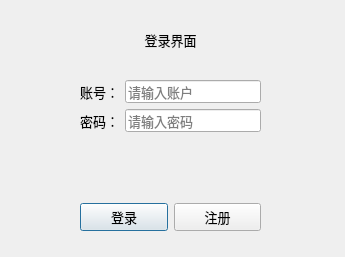
<?xml version="1.0" encoding="UTF-8"?>
<ui version="4.0">
 <class>Dialog_OK</class>
 <widget class="QDialog" name="Dialog_OK">
  <property name="geometry">
   <rect>
    <x>0</x>
    <y>0</y>
    <width>345</width>
    <height>257</height>
   </rect>
  </property>
  <property name="windowTitle">
   <string>Dialog</string>
  </property>
  <widget class="QWidget" name="layoutWidget">
   <property name="geometry">
    <rect>
     <x>80</x>
     <y>30</y>
     <width>181</width>
     <height>201</height>
    </rect>
   </property>
   <property name="font">
    <font>
     <family>Microsoft YaHei UI</family>
     <pointsize>10</pointsize>
    </font>
   </property>
   <layout class="QVBoxLayout" name="verticalLayout">
    <item>
     <widget class="QLabel" name="label_3">
      <property name="font">
       <font>
        <family>Microsoft YaHei UI</family>
        <pointsize>10</pointsize>
       </font>
      </property>
      <property name="text">
       <string>登录界面</string>
      </property>
      <property name="alignment">
       <set>Qt::AlignCenter</set>
      </property>
     </widget>
    </item>
    <item>
     <spacer name="verticalSpacer_2">
      <property name="font">
       <font>
        <family>Microsoft YaHei UI</family>
        <pointsize>10</pointsize>
       </font>
      </property>
      <property name="orientation">
       <enum>Qt::Vertical</enum>
      </property>
      <property name="sizeHint" stdset="0">
       <size>
        <width>20</width>
        <height>40</height>
       </size>
      </property>
     </spacer>
    </item>
    <item>
     <layout class="QHBoxLayout" name="horizontalLayout">
      <item>
       <widget class="QLabel" name="label_4">
        <property name="font">
         <font>
          <family>Microsoft YaHei UI</family>
          <pointsize>10</pointsize>
         </font>
        </property>
        <property name="text">
         <string>账号：</string>
        </property>
        <property name="buddy">
         <cstring>lineEdit</cstring>
        </property>
       </widget>
      </item>
      <item>
       <widget class="QLineEdit" name="lineEdit">
        <property name="font">
         <font>
          <family>Microsoft YaHei UI</family>
          <pointsize>10</pointsize>
         </font>
        </property>
        <property name="text">
         <string/>
        </property>
        <property name="placeholderText">
         <string>请输入账户</string>
        </property>
       </widget>
      </item>
     </layout>
    </item>
    <item>
     <layout class="QHBoxLayout" name="horizontalLayout_2">
      <item>
       <widget class="QLabel" name="label_5">
        <property name="font">
         <font>
          <family>Microsoft YaHei UI</family>
          <pointsize>10</pointsize>
         </font>
        </property>
        <property name="text">
         <string>密码：</string>
        </property>
        <property name="buddy">
         <cstring>lineEdit_2</cstring>
        </property>
       </widget>
      </item>
      <item>
       <widget class="QLineEdit" name="lineEdit_2">
        <property name="font">
         <font>
          <family>Microsoft YaHei UI</family>
          <pointsize>10</pointsize>
         </font>
        </property>
        <property name="echoMode">
         <enum>QLineEdit::Password</enum>
        </property>
        <property name="placeholderText">
         <string>请输入密码</string>
        </property>
       </widget>
      </item>
     </layout>
    </item>
    <item>
     <spacer name="verticalSpacer">
      <property name="font">
       <font>
        <family>Microsoft YaHei UI</family>
        <pointsize>10</pointsize>
       </font>
      </property>
      <property name="orientation">
       <enum>Qt::Vertical</enum>
      </property>
      <property name="sizeHint" stdset="0">
       <size>
        <width>20</width>
        <height>80</height>
       </size>
      </property>
     </spacer>
    </item>
    <item>
     <layout class="QHBoxLayout" name="horizontalLayout_3">
      <item>
       <widget class="QPushButton" name="pushButton">
        <property name="font">
         <font>
          <family>Microsoft YaHei UI</family>
          <pointsize>10</pointsize>
         </font>
        </property>
        <property name="text">
         <string>登录</string>
        </property>
       </widget>
      </item>
      <item>
       <widget class="QPushButton" name="pushButton_2">
        <property name="font">
         <font>
          <family>Microsoft YaHei UI</family>
          <pointsize>10</pointsize>
         </font>
        </property>
        <property name="text">
         <string>注册</string>
        </property>
       </widget>
      </item>
     </layout>
    </item>
   </layout>
  </widget>
 </widget>
 <resources/>
 <connections/>
</ui>
